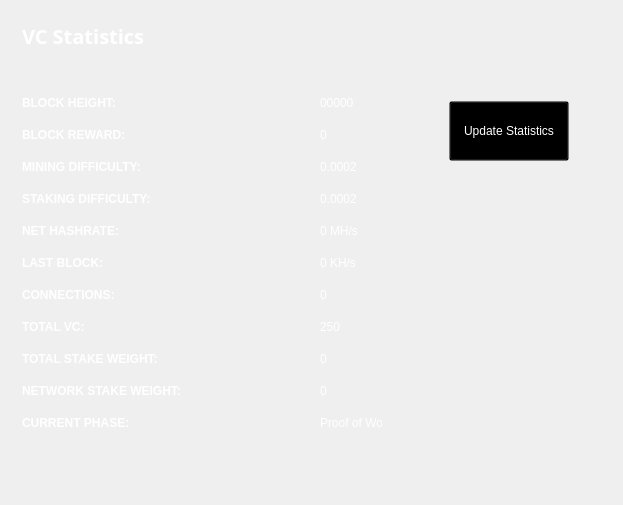
<?xml version="1.0" encoding="UTF-8"?>
<ui version="4.0">
 <class>StatisticsPage</class>
 <widget class="QWidget" name="StatisticsPage">
  <property name="windowModality">
   <enum>Qt::NonModal</enum>
  </property>
  <property name="geometry">
   <rect>
    <x>0</x>
    <y>0</y>
    <width>623</width>
    <height>505</height>
   </rect>
  </property>
  <property name="windowTitle">
   <string>Digging</string>
  </property>
  <property name="styleSheet">
   <string notr="true">color:#ffffff;
font-family:'Open Sans,sans-serif';</string>
  </property>
  <layout class="QGridLayout" name="gridLayout">
   <property name="sizeConstraint">
    <enum>QLayout::SetMaximumSize</enum>
   </property>
   <item row="0" column="1">
    <widget class="QFrame" name="frame">
     <property name="minimumSize">
      <size>
       <width>213</width>
       <height>0</height>
      </size>
     </property>
     <property name="frameShape">
      <enum>QFrame::NoFrame</enum>
     </property>
     <property name="frameShadow">
      <enum>QFrame::Raised</enum>
     </property>
     <widget class="QPushButton" name="startButton">
      <property name="geometry">
       <rect>
        <x>50</x>
        <y>90</y>
        <width>120</width>
        <height>60</height>
       </rect>
      </property>
      <property name="sizePolicy">
       <sizepolicy hsizetype="Fixed" vsizetype="Fixed">
        <horstretch>0</horstretch>
        <verstretch>0</verstretch>
       </sizepolicy>
      </property>
      <property name="minimumSize">
       <size>
        <width>120</width>
        <height>60</height>
       </size>
      </property>
      <property name="styleSheet">
       <string notr="true">background:transparent; color: rgb(255, 255, 255);</string>
      </property>
      <property name="text">
       <string>Update Statistics</string>
      </property>
     </widget>
    </widget>
   </item>
   <item row="0" column="0">
    <widget class="QFrame" name="gridFrame_2">
     <layout class="QGridLayout" name="gridLayout_4">
      <item row="3" column="0">
       <layout class="QFormLayout" name="formLayout_2">
        <property name="fieldGrowthPolicy">
         <enum>QFormLayout::FieldsStayAtSizeHint</enum>
        </property>
        <property name="horizontalSpacing">
         <number>139</number>
        </property>
        <property name="verticalSpacing">
         <number>18</number>
        </property>
        <property name="rightMargin">
         <number>0</number>
        </property>
        <item row="1" column="0">
         <widget class="QLabel" name="label_14">
          <property name="styleSheet">
           <string notr="true">color: rgb(255, 255, 255);</string>
          </property>
          <property name="text">
           <string>&lt;html&gt;&lt;head/&gt;&lt;body&gt;&lt;p&gt;&lt;span style=&quot; font-weight:600; color: rgb(255, 255, 255);;&quot;&gt;BLOCK HEIGHT:&lt;/span&gt;&lt;/p&gt;&lt;/body&gt;&lt;/html&gt;</string>
          </property>
         </widget>
        </item>
        <item row="1" column="1">
         <widget class="QLabel" name="heightBox">
          <property name="styleSheet">
           <string notr="true">color: rgb(255, 255, 255);</string>
          </property>
          <property name="text">
           <string>00000</string>
          </property>
         </widget>
        </item>
        <item row="2" column="0">
         <widget class="QLabel" name="label_12">
          <property name="styleSheet">
           <string notr="true">color: rgb(255, 255, 255);</string>
          </property>
          <property name="text">
           <string>&lt;html&gt;&lt;head/&gt;&lt;body&gt;&lt;p&gt;&lt;span style=&quot; font-weight:600; color: rgb(255, 255, 255);;&quot;&gt;BLOCK REWARD:&lt;/span&gt;&lt;/p&gt;&lt;/body&gt;&lt;/html&gt;</string>
          </property>
         </widget>
        </item>
        <item row="2" column="1">
         <widget class="QLabel" name="rewardBox">
          <property name="styleSheet">
           <string notr="true">color: rgb(255, 255, 255);</string>
          </property>
          <property name="text">
           <string>0</string>
          </property>
         </widget>
        </item>
        <item row="3" column="0">
         <widget class="QLabel" name="label_13">
          <property name="styleSheet">
           <string notr="true">color: rgb(255, 255, 255);</string>
          </property>
          <property name="text">
           <string>&lt;html&gt;&lt;head/&gt;&lt;body&gt;&lt;p&gt;&lt;span style=&quot; font-weight:600; color: rgb(255, 255, 255);;&quot;&gt;MINING DIFFICULTY:&lt;/span&gt;&lt;/p&gt;&lt;/body&gt;&lt;/html&gt;</string>
          </property>
         </widget>
        </item>
        <item row="3" column="1">
         <widget class="QLabel" name="diffBox">
          <property name="styleSheet">
           <string notr="true">color: rgb(255, 255, 255);</string>
          </property>
          <property name="text">
           <string>0.0002</string>
          </property>
         </widget>
        </item>
        <item row="4" column="0">
         <widget class="QLabel" name="label_9">
          <property name="styleSheet">
           <string notr="true">color: rgb(255, 255, 255);</string>
          </property>
          <property name="text">
           <string>&lt;html&gt;&lt;head/&gt;&lt;body&gt;&lt;p&gt;&lt;span style=&quot; font-weight:600; color: rgb(255, 255, 255);;&quot;&gt;STAKING DIFFICULTY:&lt;/span&gt;&lt;/p&gt;&lt;/body&gt;&lt;/html&gt;</string>
          </property>
         </widget>
        </item>
        <item row="4" column="1">
         <widget class="QLabel" name="diffBox2">
          <property name="styleSheet">
           <string notr="true">color: rgb(255, 255, 255);</string>
          </property>
          <property name="text">
           <string>0.0002</string>
          </property>
         </widget>
        </item>
        <item row="5" column="1">
         <widget class="QLabel" name="pawrateBox">
          <property name="styleSheet">
           <string notr="true">color: rgb(255, 255, 255);</string>
          </property>
          <property name="text">
           <string>0 MH/s</string>
          </property>
         </widget>
        </item>
        <item row="6" column="0">
         <widget class="QLabel" name="label3_2">
          <property name="sizePolicy">
           <sizepolicy hsizetype="Preferred" vsizetype="Maximum">
            <horstretch>0</horstretch>
            <verstretch>0</verstretch>
           </sizepolicy>
          </property>
          <property name="styleSheet">
           <string notr="true">color: rgb(255, 255, 255);</string>
          </property>
          <property name="text">
           <string>&lt;html&gt;&lt;head/&gt;&lt;body&gt;&lt;p&gt;&lt;span style=&quot; font-weight:600; color: rgb(255, 255, 255);;&quot;&gt;LAST BLOCK:&lt;/span&gt;&lt;/p&gt;&lt;/body&gt;&lt;/html&gt;</string>
          </property>
         </widget>
        </item>
        <item row="6" column="1">
         <widget class="QLabel" name="localBox">
          <property name="styleSheet">
           <string notr="true">color: rgb(255, 255, 255);</string>
          </property>
          <property name="text">
           <string>0 KH/s</string>
          </property>
         </widget>
        </item>
        <item row="7" column="0">
         <widget class="QLabel" name="label1_2">
          <property name="styleSheet">
           <string notr="true">color: rgb(255, 255, 255);</string>
          </property>
          <property name="text">
           <string>&lt;html&gt;&lt;head/&gt;&lt;body&gt;&lt;p&gt;&lt;span style=&quot; font-weight:600; color: rgb(255, 255, 255);;&quot;&gt;CONNECTIONS:&lt;/span&gt;&lt;/p&gt;&lt;/body&gt;&lt;/html&gt;</string>
          </property>
         </widget>
        </item>
        <item row="7" column="1">
         <widget class="QLabel" name="connectionBox">
          <property name="styleSheet">
           <string notr="true">color: rgb(255, 255, 255);</string>
          </property>
          <property name="text">
           <string>0</string>
          </property>
         </widget>
        </item>
        <item row="8" column="0">
         <widget class="QLabel" name="label_8">
          <property name="styleSheet">
           <string notr="true">color: rgb(255, 255, 255);</string>
          </property>
          <property name="text">
           <string>&lt;html&gt;&lt;head/&gt;&lt;body&gt;&lt;p&gt;&lt;span style=&quot; font-weight:600; color: rgb(255, 255, 255);;&quot;&gt;TOTAL VC:&lt;/span&gt;&lt;/p&gt;&lt;/body&gt;&lt;/html&gt;</string>
          </property>
         </widget>
        </item>
        <item row="8" column="1">
         <widget class="QLabel" name="volumeBox">
          <property name="styleSheet">
           <string notr="true">color: rgb(255, 255, 255);</string>
          </property>
          <property name="text">
           <string>250</string>
          </property>
         </widget>
        </item>
        <item row="9" column="0">
         <widget class="QLabel" name="label_10">
          <property name="styleSheet">
           <string notr="true">color: rgb(255, 255, 255);</string>
          </property>
          <property name="text">
           <string>&lt;html&gt;&lt;head/&gt;&lt;body&gt;&lt;p&gt;&lt;span style=&quot; font-weight:600; color: rgb(255, 255, 255);;&quot;&gt;TOTAL STAKE WEIGHT:&lt;/span&gt;&lt;/p&gt;&lt;/body&gt;&lt;/html&gt;</string>
          </property>
         </widget>
        </item>
        <item row="9" column="1">
         <widget class="QLabel" name="minBox">
          <property name="styleSheet">
           <string notr="true">color: rgb(255, 255, 255);</string>
          </property>
          <property name="text">
           <string>0</string>
          </property>
         </widget>
        </item>
        <item row="10" column="0">
         <widget class="QLabel" name="label_11">
          <property name="styleSheet">
           <string notr="true">color: rgb(255, 255, 255);</string>
          </property>
          <property name="text">
           <string>&lt;html&gt;&lt;head/&gt;&lt;body&gt;&lt;p&gt;&lt;span style=&quot; font-weight:600; color: rgb(255, 255, 255);;&quot;&gt;NETWORK STAKE WEIGHT:&lt;/span&gt;&lt;/p&gt;&lt;/body&gt;&lt;/html&gt;</string>
          </property>
         </widget>
        </item>
        <item row="10" column="1">
         <widget class="QLabel" name="maxBox">
          <property name="styleSheet">
           <string notr="true">color: rgb(255, 255, 255);</string>
          </property>
          <property name="text">
           <string>0</string>
          </property>
         </widget>
        </item>
        <item row="11" column="0">
         <widget class="QLabel" name="label_15">
          <property name="styleSheet">
           <string notr="true">color: rgb(255, 255, 255);</string>
          </property>
          <property name="text">
           <string>&lt;html&gt;&lt;head/&gt;&lt;body&gt;&lt;p&gt;&lt;span style=&quot; font-weight:600; color: rgb(255, 255, 255);;&quot;&gt;CURRENT PHASE:&lt;/span&gt;&lt;/p&gt;&lt;/body&gt;&lt;/html&gt;</string>
          </property>
         </widget>
        </item>
        <item row="11" column="1">
         <widget class="QLabel" name="cBox">
          <property name="styleSheet">
           <string notr="true">color: rgb(255, 255, 255);</string>
          </property>
          <property name="text">
           <string>Proof of Work</string>
          </property>
         </widget>
        </item>
        <item row="5" column="0">
         <widget class="QLabel" name="label_16">
          <property name="styleSheet">
           <string notr="true">color: rgb(255, 255, 255);</string>
          </property>
          <property name="text">
           <string>&lt;html&gt;&lt;head/&gt;&lt;body&gt;&lt;p&gt;&lt;span style=&quot; font-weight:600; color: rgb(255, 255, 255);;&quot;&gt;NET HASHRATE:&lt;/span&gt;&lt;/p&gt;&lt;/body&gt;&lt;/html&gt;</string>
          </property>
         </widget>
        </item>
       </layout>
      </item>
      <item row="1" column="0">
       <layout class="QHBoxLayout" name="horizontalLayout_4">
        <property name="spacing">
         <number>7</number>
        </property>
        <item>
         <widget class="QLabel" name="label_5">
          <property name="font">
           <font>
            <family>Open Sans,sans-serif</family>
           </font>
          </property>
          <property name="styleSheet">
           <string notr="true">color: rgb(255, 255, 255);</string>
          </property>
          <property name="text">
           <string>&lt;html&gt;&lt;head/&gt;&lt;body&gt;&lt;p&gt;&lt;span style=&quot; font-size:20px; font-weight:600; color: rgb(255, 255, 255);;&quot;&gt;VC Statistics&lt;/span&gt;&lt;/p&gt;&lt;/body&gt;&lt;/html&gt;</string>
          </property>
         </widget>
        </item>
        <item>
         <spacer name="horizontalSpacer_2">
          <property name="orientation">
           <enum>Qt::Horizontal</enum>
          </property>
          <property name="sizeHint" stdset="0">
           <size>
            <width>40</width>
            <height>20</height>
           </size>
          </property>
         </spacer>
        </item>
       </layout>
      </item>
      <item row="2" column="0">
       <spacer name="verticalSpacer_2">
        <property name="orientation">
         <enum>Qt::Vertical</enum>
        </property>
        <property name="sizeHint" stdset="0">
         <size>
          <width>20</width>
          <height>40</height>
         </size>
        </property>
       </spacer>
      </item>
     </layout>
    </widget>
   </item>
   <item row="1" column="0">
    <spacer name="verticalSpacer">
     <property name="orientation">
      <enum>Qt::Vertical</enum>
     </property>
     <property name="sizeHint" stdset="0">
      <size>
       <width>20</width>
       <height>40</height>
      </size>
     </property>
    </spacer>
   </item>
  </layout>
 </widget>
 <layoutdefault spacing="6" margin="11"/>
 <resources/>
 <connections/>
</ui>
